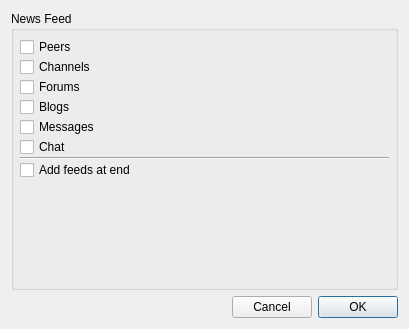
<?xml version="1.0" encoding="UTF-8"?>
<ui version="4.0">
 <class>FeedSettings</class>
 <widget class="QDialog" name="FeedSettings">
  <property name="geometry">
   <rect>
    <x>0</x>
    <y>0</y>
    <width>409</width>
    <height>329</height>
   </rect>
  </property>
  <property name="windowTitle">
   <string>Edit your News Feed Settings</string>
  </property>
  <property name="windowIcon">
   <iconset resource="../images.qrc">
    <normaloff>:/images/rstray3.png</normaloff>:/images/rstray3.png</iconset>
  </property>
  <layout class="QGridLayout" name="gridLayout">
   <item row="0" column="0">
    <widget class="QGroupBox" name="notify_ForumNewMsg">
     <property name="title">
      <string>News Feed</string>
     </property>
     <layout class="QVBoxLayout" name="_3">
      <property name="spacing">
       <number>0</number>
      </property>
      <property name="margin">
       <number>6</number>
      </property>
      <item>
       <widget class="QCheckBox" name="notify_Peers">
        <property name="text">
         <string>Peers</string>
        </property>
       </widget>
      </item>
      <item>
       <widget class="QCheckBox" name="notify_Channels">
        <property name="text">
         <string>Channels</string>
        </property>
       </widget>
      </item>
      <item>
       <widget class="QCheckBox" name="notify_Forums">
        <property name="text">
         <string>Forums</string>
        </property>
       </widget>
      </item>
      <item>
       <widget class="QCheckBox" name="notify_Blogs">
        <property name="text">
         <string>Blogs</string>
        </property>
       </widget>
      </item>
      <item>
       <widget class="QCheckBox" name="notify_Messages">
        <property name="text">
         <string>Messages</string>
        </property>
       </widget>
      </item>
      <item>
       <widget class="QCheckBox" name="notify_Chat">
        <property name="text">
         <string>Chat</string>
        </property>
       </widget>
      </item>
      <item>
       <widget class="Line" name="line">
        <property name="orientation">
         <enum>Qt::Horizontal</enum>
        </property>
       </widget>
      </item>
      <item>
       <widget class="QCheckBox" name="addFeedsAtEnd">
        <property name="text">
         <string>Add feeds at end</string>
        </property>
       </widget>
      </item>
      <item>
       <spacer name="verticalSpacer">
        <property name="orientation">
         <enum>Qt::Vertical</enum>
        </property>
        <property name="sizeHint" stdset="0">
         <size>
          <width>20</width>
          <height>40</height>
         </size>
        </property>
       </spacer>
      </item>
     </layout>
    </widget>
   </item>
   <item row="1" column="0">
    <layout class="QGridLayout" name="_2">
     <item row="0" column="0">
      <spacer>
       <property name="orientation">
        <enum>Qt::Horizontal</enum>
       </property>
       <property name="sizeHint" stdset="0">
        <size>
         <width>311</width>
         <height>20</height>
        </size>
       </property>
      </spacer>
     </item>
     <item row="0" column="1">
      <widget class="QPushButton" name="cancelButton">
       <property name="text">
        <string>Cancel</string>
       </property>
      </widget>
     </item>
     <item row="0" column="2">
      <widget class="QPushButton" name="applyButton">
       <property name="text">
        <string>OK</string>
       </property>
       <property name="autoDefault">
        <bool>false</bool>
       </property>
       <property name="default">
        <bool>true</bool>
       </property>
      </widget>
     </item>
    </layout>
   </item>
  </layout>
 </widget>
 <resources>
  <include location="../images.qrc"/>
 </resources>
 <connections/>
</ui>
